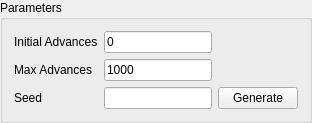
    <widget class="QGroupBox" name="groupBoxParameters">
     <property name="title">
      <string>Parameters</string>
     </property>
     <layout class="QGridLayout" name="gridLayout_6">
      <item row="0" column="0">
       <widget class="QLabel" name="labelInitialAdvances">
        <property name="text">
         <string>Initial Advances</string>
        </property>
       </widget>
      </item>
      <item row="0" column="1">
       <widget class="TextBox" name="textBoxInitialAdvances">
        <property name="text">
         <string notr="true">0</string>
        </property>
       </widget>
      </item>
      <item row="1" column="0">
       <widget class="QLabel" name="labelMaxAdvances">
        <property name="text">
         <string>Max Advances</string>
        </property>
       </widget>
      </item>
      <item row="1" column="1">
       <widget class="TextBox" name="textBoxMaxAdvances">
        <property name="text">
         <string notr="true">1000</string>
        </property>
       </widget>
      </item>
      <item row="2" column="0">
       <widget class="QLabel" name="labelSeed">
        <property name="text">
         <string>Seed</string>
        </property>
       </widget>
      </item>
      <item row="2" column="1">
       <widget class="TextBox" name="textBoxSeed"/>
      </item>
      <item row="2" column="2">
       <widget class="QPushButton" name="pushButtonGenerate">
        <property name="minimumSize">
         <size>
          <width>0</width>
          <height>20</height>
         </size>
        </property>
        <property name="text">
         <string>Generate</string>
        </property>
       </widget>
      </item>
     </layout>
    </widget>
